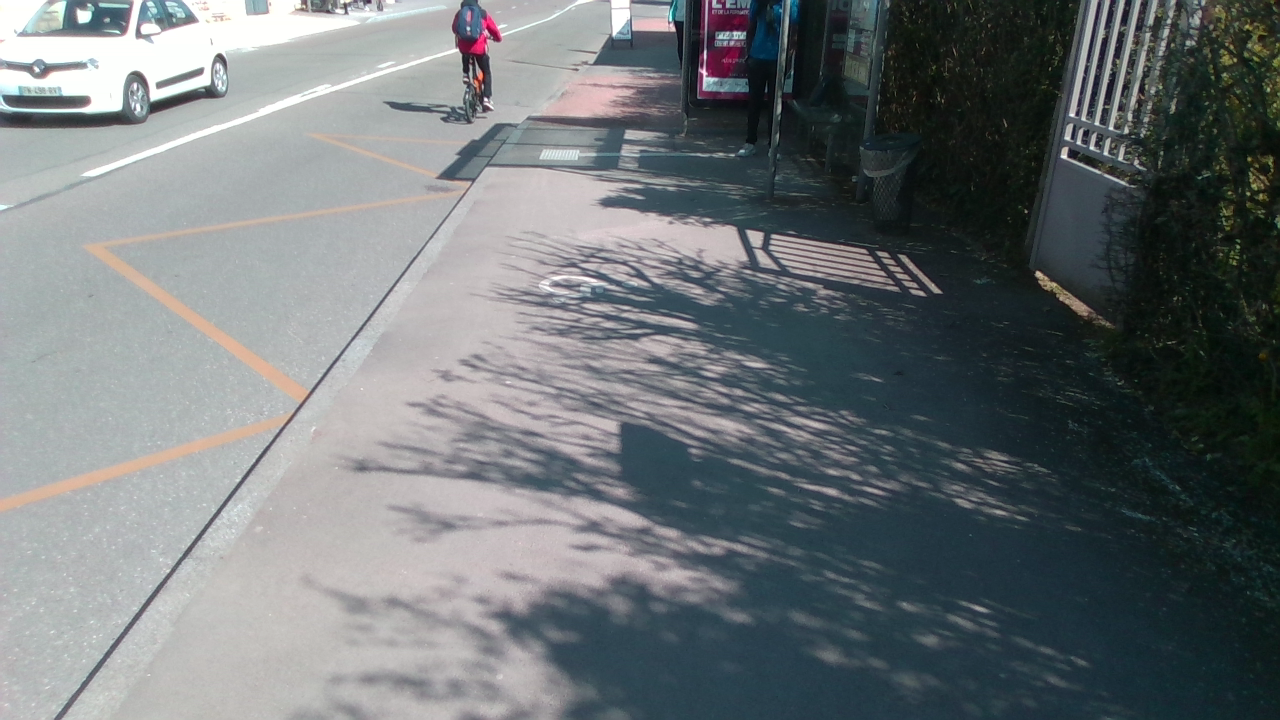
#> input picture Back-End/fast_api/dummy_data/Color_15_17_43_896.png, 1280 x 720 px
$ python -i mock_detector.py   (imports and definitions only)
#> lines starting #> are read from the running program, lines starting #| are printed output that depends on the picture; after the words box and inside, x2 and y2 are one past the last pixel; in counts of white or black regions, pixels touching at a corner belong together
#> further down, picture is the input picture: shape (720, 1280, 3); mean B, G, R 117.6, 115.5, 109.7
#!/usr/bin/env python3
"""
Mock Object Detector for Virtual Scenes

Detects white/bright regions in images instead of using YOLO.
Useful for testing phosphene pipeline with 3D virtual scenes.

Author: Dawn Pilot Team
Date: November 2025
"""

import cv2
import numpy as np
from typing import List, Tuple, Dict, Any
import logging

logger = logging.getLogger(__name__)


class MockDetector:
    """
    Mock detector that finds white/bright objects in images.

    Instead of using YOLO (which won't detect 3D models), this detector:
    1. Converts image to grayscale
    2. Thresholds for white/bright pixels
    3. Finds connected components (regions)
    4. Creates bounding boxes around each region
    5. Returns detections in YOLO format
    """

    def __init__(
        self,
        brightness_threshold: int = 200,
        min_area: int = 100,
        max_detections: int = 10
    ):
        """
        Initialize mock detector.

        Args:
            brightness_threshold: Pixel brightness threshold (0-255)
            min_area: Minimum region area in pixels
            max_detections: Maximum number of detections to return
        """
        self.brightness_threshold = brightness_threshold
        self.min_area = min_area
        self.max_detections = max_detections
        logger.info(
            f"MockDetector initialized: threshold={brightness_threshold}, "
            f"min_area={min_area}, max_detections={max_detections}"
        )

    def detect(
        self,
        image: np.ndarray,
        conf_threshold: float = 0.5
    ) -> List[Dict[str, Any]]:
        """
        Detect white/bright regions in image.

        Args:
            image: Input image (BGR or RGB format)
            conf_threshold: Confidence threshold (not used in mock, kept for compatibility)

        Returns:
            List of detections in YOLO format:
            [
                {
                    'class': 'white_object',
                    'confidence': 0.95,
                    'bbox': [x, y, w, h],
                    'centroid_px': [cx, cy]
                },
                ...
            ]
        """
#> called with conf_threshold = 0.5
        try:
            start_time = cv2.getTickCount()

            # Convert to grayscale
            if len(image.shape) == 3:
                gray = cv2.cvtColor(image, cv2.COLOR_BGR2GRAY)
            else:
                gray = image

            # Threshold for white/bright pixels
            _, binary = cv2.threshold(
                gray,
                self.brightness_threshold,
                255,
                cv2.THRESH_BINARY
            )
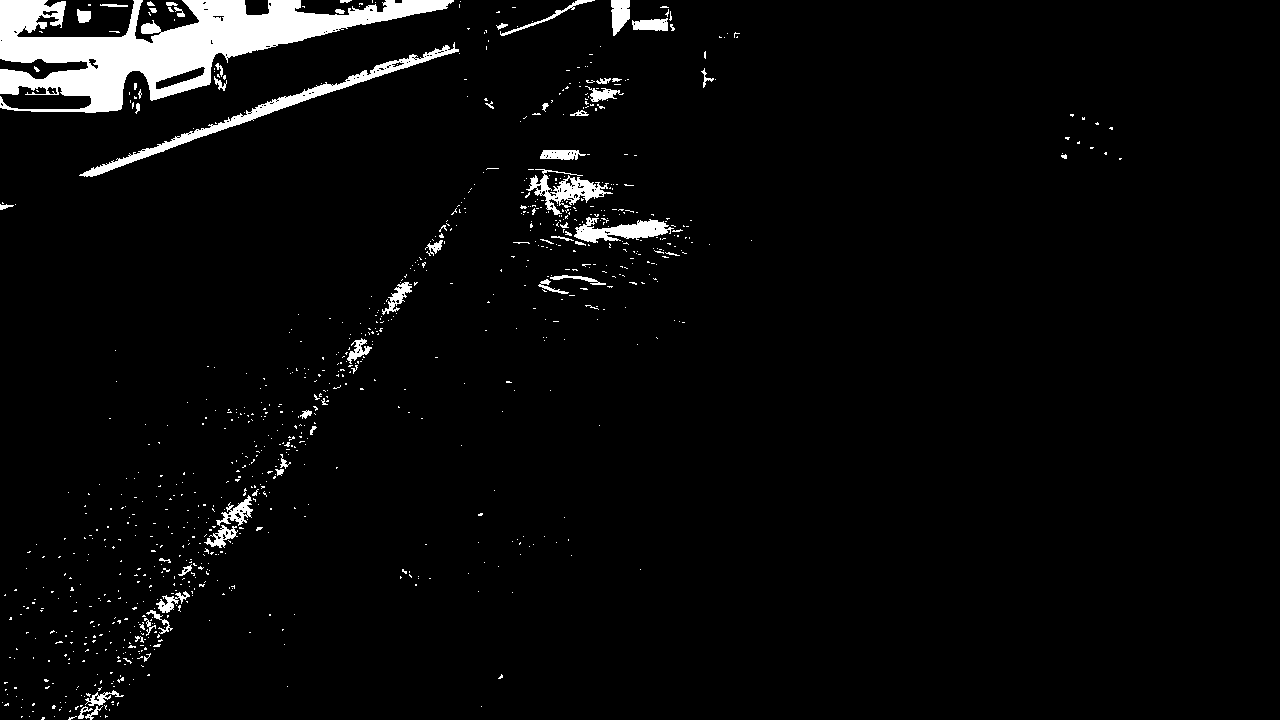
#> binary: shape (720, 1280); 3.9% white; 919 white regions (856 under 20 px), largest, box (x1, y1, x2, y2) and area: (0, 0, 454, 113) 20625, (79, 42, 459, 177) 3246, (526, 169, 613, 215) 1319

            # Find connected components
            num_labels, labels, stats, centroids = cv2.connectedComponentsWithStats(
                binary,
                connectivity=8
            )
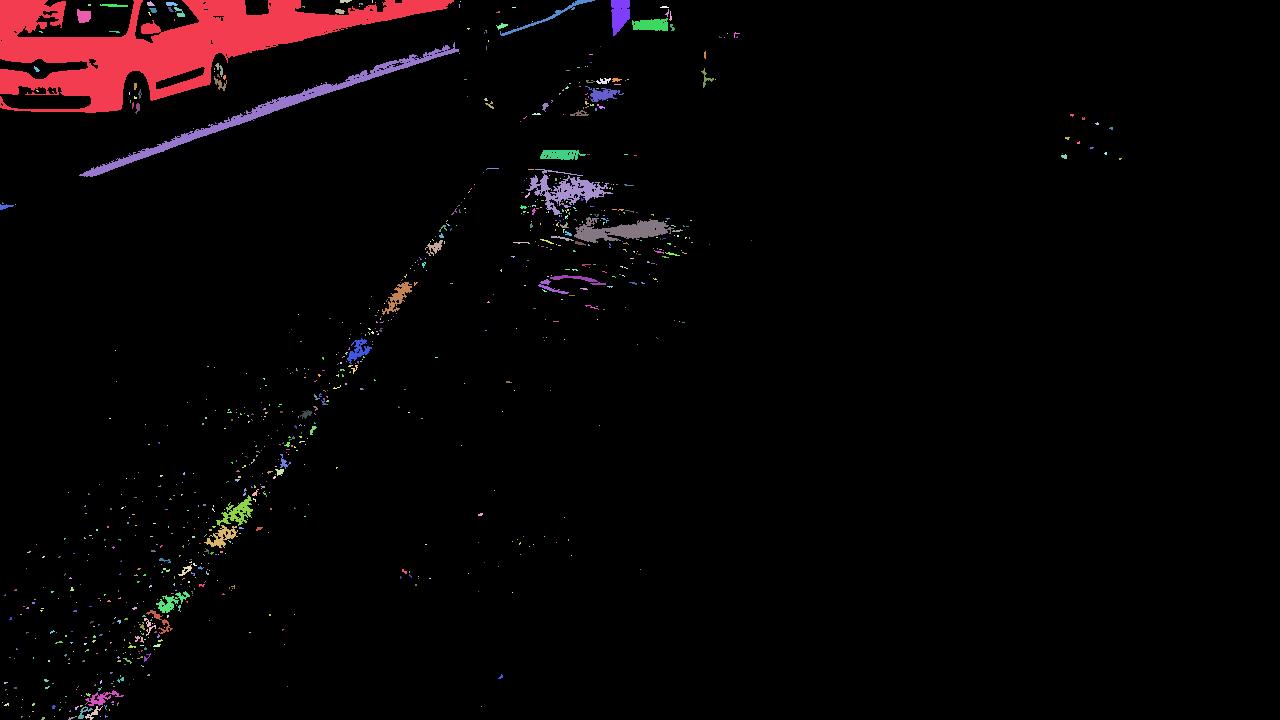
#> labels: shape (720, 1280) int32; 920 distinct labels, from 0 to 919; one colour per label, 0 black
#> num_labels = 920; stats = 920 rows, first 6: [0, 0, 1280, 720, 886111], [0, 0, 454, 113, 20625], [147, 1, 8, 5, 26], [340, 0, 12, 3, 28], [372, 0, 1, 3, 3], [460, 1, 1, 1, 1]; centroids = 920 pairs, first value 2 to 1119.8, second value 0.786 to 718

            detections = []

            # Process each component (skip background label 0)
            for i in range(1, num_labels):
                area = stats[i, cv2.CC_STAT_AREA]

                # Filter by minimum area
                if area < self.min_area:
                    continue

                # Get bounding box
                x = int(stats[i, cv2.CC_STAT_LEFT])
                y = int(stats[i, cv2.CC_STAT_TOP])
                w = int(stats[i, cv2.CC_STAT_WIDTH])
                h = int(stats[i, cv2.CC_STAT_HEIGHT])

                # Get centroid
                cx = int(centroids[i, 0])
                cy = int(centroids[i, 1])

                # Calculate confidence based on area (larger = more confident)
                # Normalize by image size
                img_area = image.shape[0] * image.shape[1]
                confidence = min(0.99, 0.5 + (area / img_area) * 5)

                detection = {
                    'class': 'white_object',
                    'confidence': float(confidence),
                    'bbox': [x, y, w, h],
                    'centroid_px': [cx, cy]
                }

                detections.append(detection)

                # Limit number of detections
                if len(detections) >= self.max_detections:
                    break
#> this loop made 202 passes
#> area on passes 2, 3, 8: 26, 28, 38
#> after the loop, detections = 10 items

            # Sort by confidence (area)
            detections.sort(key=lambda d: d['confidence'], reverse=True)

            elapsed = (cv2.getTickCount() - start_time) / cv2.getTickFrequency() * 1000

            logger.info(
                f"Mock detection: found {len(detections)} white regions "
                f"in {elapsed:.1f}ms"
            )

            return detections

        except Exception as e:
            logger.error(f"Mock detection failed: {e}")
            raise

    # [62 lines left out: functions detect_with_visualization, create_mock_detector, not called in this run]


# Test function
# [23 lines not run here, left out]

>>> import cv2
>>> picture = cv2.imread('../dummy_data/Color_15_17_43_896.png')
>>> result = MockDetector().detect(picture)
#> result = 10 items
